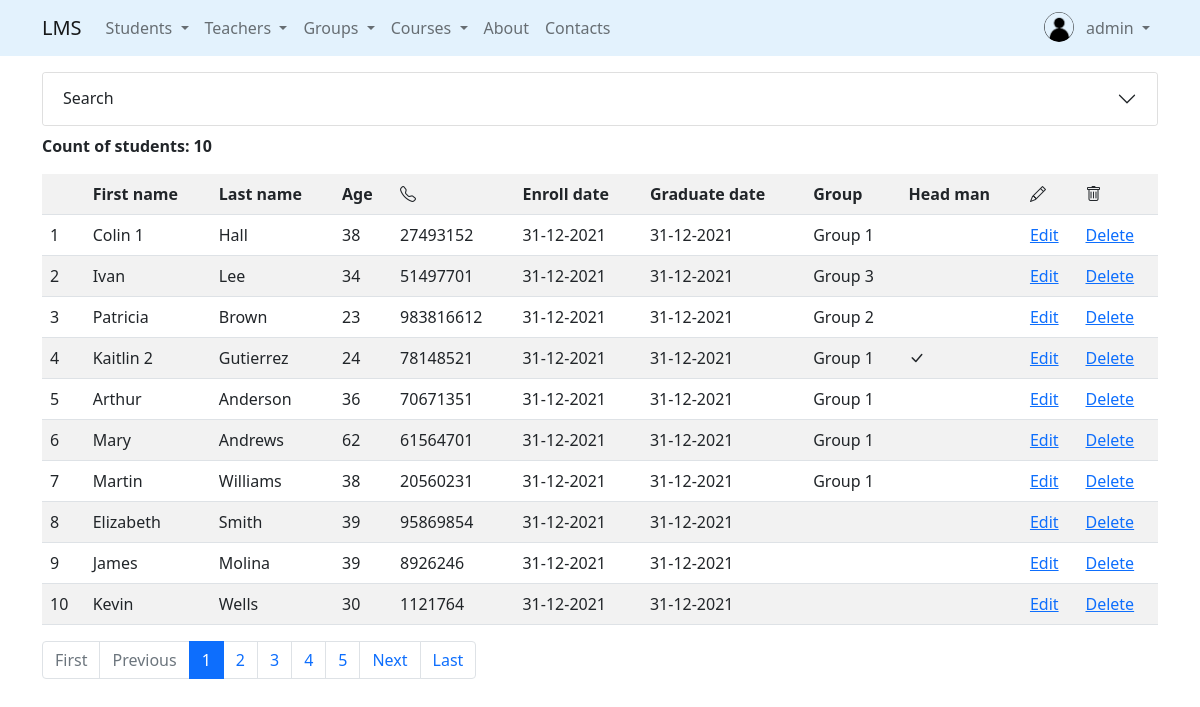
/students/ (signed in), run on an earlier commit of the app's database.
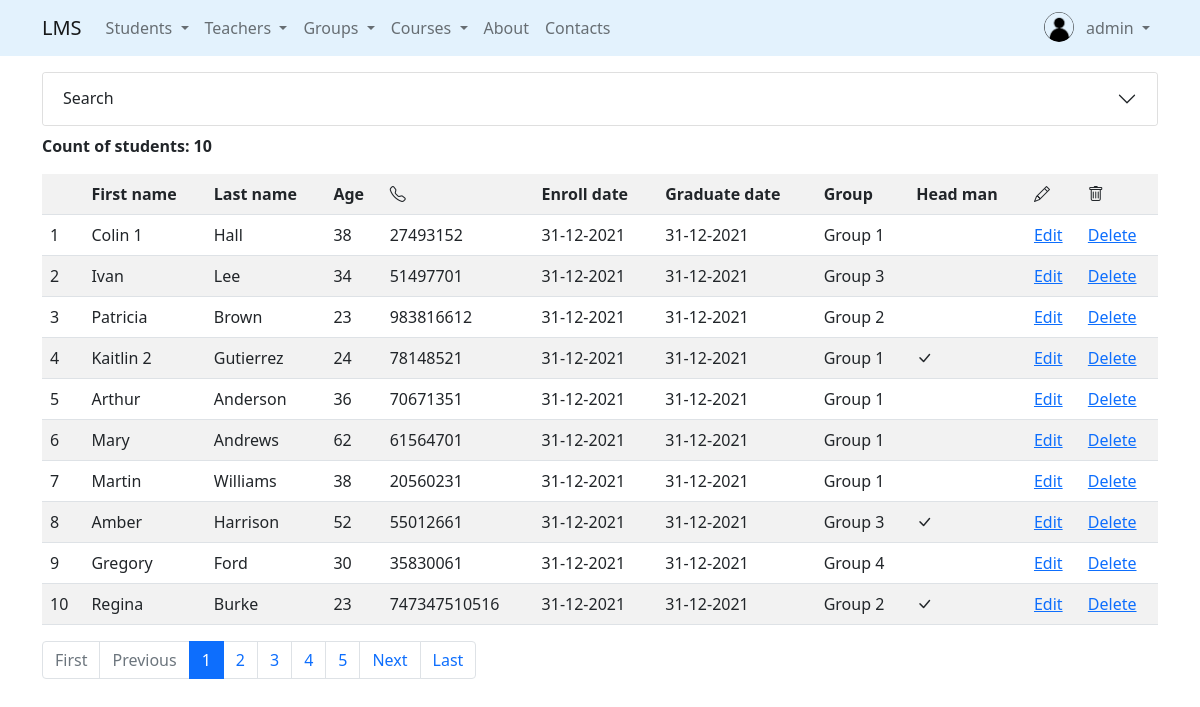
And on a later commit of the database.
### students/models.py (models this page shows, shortened)
class Students(Person):
    phone_number = models.CharField(
        max_length=20,
        default='',
    )
    enroll_date = models.DateField(default=datetime.date.today)
    graduate_date = models.DateField(default=datetime.date.today)
    group = models.ForeignKey(
        Group,
        on_delete=models.SET_NULL,
        null=True,
        related_name='students'
    )

### groups/models.py (models this page shows)
class Group(models.Model):
    group_name = models.CharField(
        max_length=100,
        validators=[MinLengthValidator(2)]
    )
    course = models.OneToOneField(
        'courses.Course',
        on_delete=models.SET_NULL,
        null=True,
        related_name='course'
    )
    group_size = models.IntegerField()
    start_date = models.DateField(default=datetime.date.today)
    headman = models.OneToOneField(
        'students.Students',
        on_delete=models.SET_NULL,
        null=True,
        related_name='headman_group'
    )
    teachers_gr = models.ManyToManyField(
        to='teachers.Teacher',
        related_name='groups'
    )
    def __str__(self):
        return self.group_name

### students/views.py (the view)
# urls.py: path('', StudentsListView.as_view(), name='list'),                               # R
class StudentsListView(ListView):
    paginate_by = 10
    model = Students
    template_name = 'students/list.html'
    def get_filter(self):
        return StudentsFilter(
            data=self.request.GET,
            queryset=self.model.objects.all().select_related('group', 'headman_group')
        )
    def get_queryset(self):
        return self.get_filter().qs
    def get_context_data(self, *, object_list=None, **kwargs):
        context = super().get_context_data(**kwargs)
        context['filter_form'] = self.get_filter().form
        return context

### core/context_processors.py (called while the page is built)
def get_params(request):
    params = request.GET
    if 'page' in params:
        params = copy(params)
        del params['page']
    return {'get_params': f'&{params.urlencode()}' if params else ''}

### students/templates/students/list.html (shortened to what this page needs)
{% extends 'base.html' %}
{% load crispy_forms_tags %}
{% block content %}
    <div class="accordion" id="accordionExample">
        <div class="accordion-item">
            <h2 class="accordion-header" id="headingOne">
                <button class="accordion-button collapsed" type="button"
                        data-bs-toggle="collapse" data-bs-target="#collapseOne"
                        aria-expanded="true" aria-controls="collapseOne">
            Search
                </button>
            </h2>
        </div>
    </div>
    <p class="mt-2"><strong>Count of students: {{ object_list.count }}</strong></p>
    {% with list_object=object_list %}
        {% include 'includes/students_list_table.html' %}
    {% endwith %}
{% endblock %}

### templates/includes/students_list_table.html
<table class="table table-striped table-hover">
    <tr>
        <th></th>
        <th>First name</th>
        <th>Last name</th>
        <th>Age</th>
        <th><i class="bi bi-telephone"></i></th>
        <th>Enroll date</th>
        <th>Graduate date</th>
        <th>Group</th>
        <th>Head man</th>
        {% if user.is_authenticated %}
            <th><i class="bi bi-pencil"></i></th>
            <th><i class="bi bi-trash"></i></th>
        {% endif %}
    </tr>
    {% for student in list_object %}
        <tr>
            {% if is_paginated %}
                <td>{{ page_obj.start_index|add:forloop.counter0 }}</td>
            {% else %}
                <td>{{ forloop.counter }}</td>
            {% endif %}
            <td>{{ student.first_name }}</td>
            <td>{{ student.last_name }}</td>
            <td>{{ student.age }}</td>
            <td>{{ student.phone_number }}</td>
            <td>{{ student.enroll_date }}</td>
            <td>{{ student.graduate_date }}</td>
            <td>{% if student.group is not None %}
                {{ student.group }}
            {% endif %}</td>
            <td>{% if student.headman_group %}<i class="bi bi-check-lg"></i>{% endif %}</td>
            {% if user.is_authenticated %}
                <td><a href="{% url 'students:update' student.id %}">Edit</a></td>
                <td><a href="{% url 'students:delete' student.id %}">Delete</a></td>
            {% endif %}
        </tr>
    {% endfor %}
</table>

What changed in the data, as far as the page shows it:
removed Students: start_index|add "8", first_name "Elizabeth", last_name "Smith", age "39", phone_number "95869854", enroll_date "31-12-2021", graduate_date "31-12-2021"
removed Students: start_index|add "9", first_name "James", last_name "Molina", age "39", phone_number "8926246", enroll_date "31-12-2021", graduate_date "31-12-2021"
removed Students: start_index|add "10", first_name "Kevin", last_name "Wells", age "30", phone_number "1121764", enroll_date "31-12-2021", graduate_date "31-12-2021"
now on this page (row unchanged): Students: start_index|add "8", first_name "Amber", last_name "Harrison", age "52", phone_number "55012661", enroll_date "31-12-2021", graduate_date "31-12-2021", group "Group 3"
now on this page (row unchanged): Students: start_index|add "9", first_name "Gregory", last_name "Ford", age "30", phone_number "35830061", enroll_date "31-12-2021", graduate_date "31-12-2021", group "Group 4"
now on this page (row edited): Students: start_index|add "10", first_name "Regina", last_name "Burke", age "23", phone_number "747347510516", enroll_date "31-12-2021", graduate_date "31-12-2021", group "Group 2"
